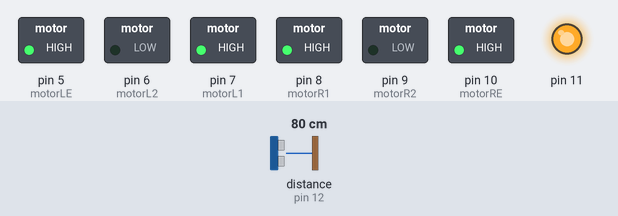
This sketch was run on a simulated Arduino Uno, built with avr-gcc and run on an emulated ATmega328P. On the bench: switched loads named in the sketch (green lamp = pin HIGH), output pins drawn as LEDs (lit = HIGH). Wiring (inferred from the names in the program): ultrasonic range finder: trigger pin 13; echo pin 12. Dashed ring = blinking. The inputs (shaded band) are chosen by the test bench; at power-on: distance to the obstacle (sensor on pin 12) 80 cm. The echo pulse lasts 58.3 µs per cm; pins used as bus, display or sensor lines are not drawn.

Above: at 1.2 s.
1.3 s: distance to the obstacle (sensor on pin 12) set to 33 cm
2.8 s: distance to the obstacle (sensor on pin 12) set to 28 cm
At 3.32 s:
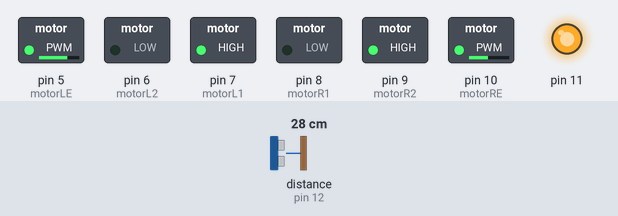
5.8 s: distance to the obstacle (sensor on pin 12) set to 35 cm
At 6.13 s:
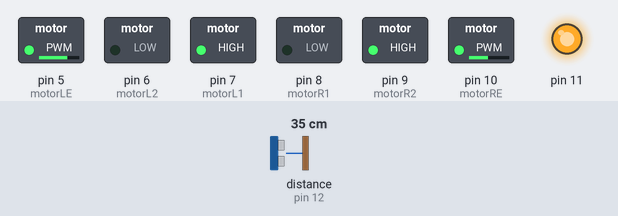
7.8 s: distance to the obstacle (sensor on pin 12) set to 2 cm
At 7.97 s:
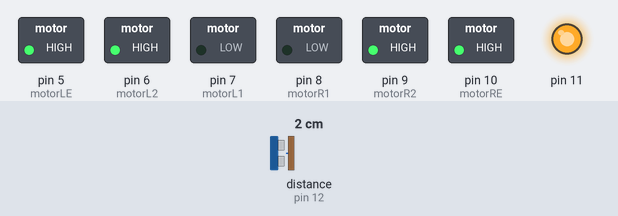
10.8 s: distance to the obstacle (sensor on pin 12) set to 60 cm
At 11.9 s:
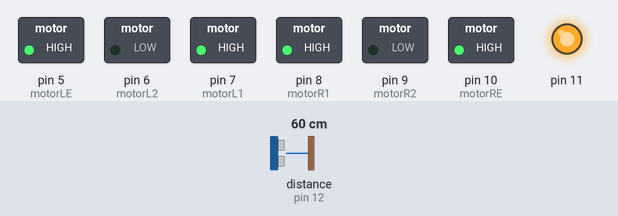
Timing chart, 0 to 13.8 s (numbered marks = the images above; inputs shaded):
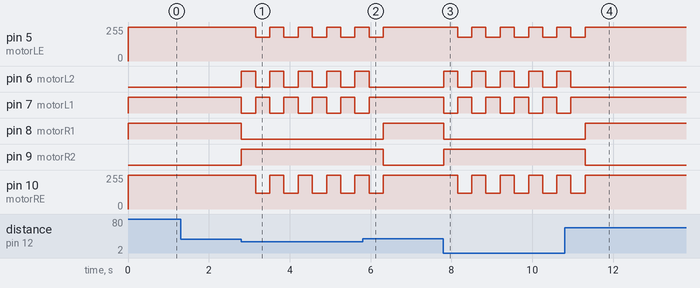

Measured:
- the behaviour switches between 31 and 30 cm on distance to the obstacle (sensor on pin 12) (found by bisection; images 0 and 1)
- after the input at 1.3 s, every drawn part: stays the same
- after the input at 2.8 s, pin 5 (motorLE): alternates 255/255 for 0.35 s and 180/255 for 0.35 s, starting after 0.35 s; pin 6 (motorL2): alternates HIGH for 0.35 s and LOW for 0.35 s, starting at once
- after the input at 5.8 s, pin 5 (motorLE), pin 10 (motorRE): goes on until 6.3 s, then stays 255/255; pin 6 (motorL2): goes on until 6.0 s, then stays LOW; pin 7 (motorL1): goes on until 6.0 s, then stays HIGH; pin 8 (motorR1): LOW → HIGH after 0.52 s; pin 9 (motorR2): HIGH → LOW after 0.52 s
- after the input at 7.8 s, pin 5 (motorLE): alternates 255/255 for 0.35 s and 180/255 for 0.35 s, starting after 0.35 s; pin 6 (motorL2): alternates HIGH for 0.35 s and LOW for 0.35 s, starting at once
- after the input at 10.8 s, pin 5 (motorLE), pin 10 (motorRE): goes on until 11.3 s, then stays 255/255; pin 6 (motorL2): goes on until 11.0 s, then stays LOW; pin 7 (motorL1): goes on until 11.0 s, then stays HIGH; pin 8 (motorR1): LOW → HIGH after 0.51 s; pin 9 (motorR2): HIGH → LOW after 0.51 s

The sketch:

engeldenKacan.ino
```cpp
#define motorR1 8
#define motorR2 9
#define motorRE 10
#define motorL1 7
#define motorL2 6
#define motorLE 5
#define trig 13
#define echo 12

long mesafe, sure;
void setup() {
  pinMode(motorR1, OUTPUT);
  pinMode(motorR2, OUTPUT);
  pinMode(motorRE, OUTPUT);
  pinMode(motorL1, OUTPUT);
  pinMode(motorL2, OUTPUT);
  pinMode(motorLE, OUTPUT);
  pinMode(trig, OUTPUT);
  pinMode(echo, INPUT);
  pinMode(11, OUTPUT);
  digitalWrite(11, HIGH);

}

void loop() {
  digitalWrite(trig, HIGH);
  delayMicroseconds(10);
  digitalWrite(trig, LOW);
  sure = pulseIn(echo, HIGH);
  mesafe = sure / 2 / 28.9;
  if( mesafe < 30 ) {
    geri();
    delay(350);
    sag();
    delay(350);
  }
  else {
    ileri();
  }
}

void geri() {
  digitalWrite(motorR1, LOW);
  digitalWrite(motorR2, HIGH);
  digitalWrite(motorRE, HIGH);

  digitalWrite(motorL1, LOW);
  digitalWrite(motorL2, HIGH);
  digitalWrite(motorLE, HIGH);

}

void ileri() {
  digitalWrite(motorR1, HIGH);
  digitalWrite(motorR2, LOW);
  digitalWrite(motorRE, HIGH);

  digitalWrite(motorL1, HIGH);
  digitalWrite(motorL2, LOW);
  digitalWrite(motorLE, HIGH);
}

void sag() {
  digitalWrite(motorR1, LOW);
  digitalWrite(motorR2, HIGH);
  analogWrite(motorRE, 120);

  digitalWrite(motorL1, HIGH);
  digitalWrite(motorL2, LOW);
  analogWrite(motorLE, 180);
}
```
